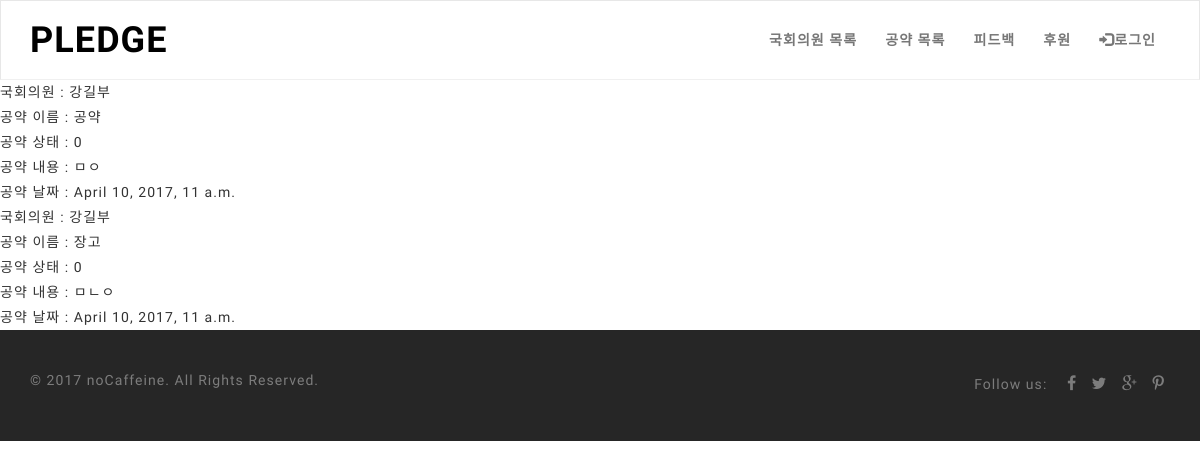
Page /pledge/ on the committed database.
### pledge/models.py (models this page shows, shortened)
class Pledge(models.Model):
    congressman = models.ForeignKey(CongressMan) # 국회의원 모델과 1toN 관계 설정
    title = models.CharField(max_length=32) # 공약 이름
    status = models.IntegerField(default=0) # 공약 상태
    description = models.TextField(max_length=1024) # 공약에 대한 추가 설명
    created_at = models.DateTimeField(auto_now_add=True) # 공약 날짜

class CongressMan(models.Model):
    name = models.CharField(max_length=32) #국회의원 이름
    profile_image_path = models.CharField(max_length=512, null=True, blank=True) # 프로필 사진 저장 경로
    description = models.TextField(max_length=512, null=True, blank=True) # 추가 정보
    party = models.CharField(max_length=32, null=True, blank=True) # 정당
    constituency = models.CharField(max_length=32, null=True, blank=True) # 선거구
    email = models.CharField(max_length=64, null=True, blank=True) # 이메일 주소
    updated_at = models.DateTimeField(auto_now=True, null=True, blank=True) # 업데이트 날짜
    class Meta():
        ordering =['id']
    def __str__(self):
        return self.name

### pledge/views.py (the view)
# urls.py: url(r'^pledge/$', views.pledge_list, name='pledge_list'),
def pledge_list(request):
    pledge_list = Pledge.objects.all()
    context = {}
    context['pledge_list'] = pledge_list
    return render(request, 'pledge/pledge_list.html', context)

### pledge/templates/pledge/pledge_list.html
{% extends "pledge/layout.html" %}
{% block content %}
{% for pledge in pledge_list %}
    국회의원 : {{ pledge.congressman }} </br>
    공약 이름 : {{ pledge.title }}</br>
    공약 상태 : {{ pledge.status }} </br>
    공약 내용 : {{ pledge.description }} </br>
    공약 날짜 : {{ pledge.created_at }} </br>
{% endfor %}
{% endblock %}

### pledge/static/pledge/css/style.css (style rules this page uses)
html, body { height: 100%; }
body { font-family: "Raleway", Helvetica, Arial, sans-serif; font-size: 14px; font-weight: 200; line-height: 1.7857; letter-spacing: 0.075em; color: #333333; background-color: #fff; }

### rows in the picture
Pledge: congressman "강길부", title "공약", status "0", description "ㅁㅇ", created_at "April 10, 2017, 11 a.m."
Pledge: congressman "강길부", title "장고", status "0", description "ㅁㄴㅇ", created_at "April 10, 2017, 11 a.m."
